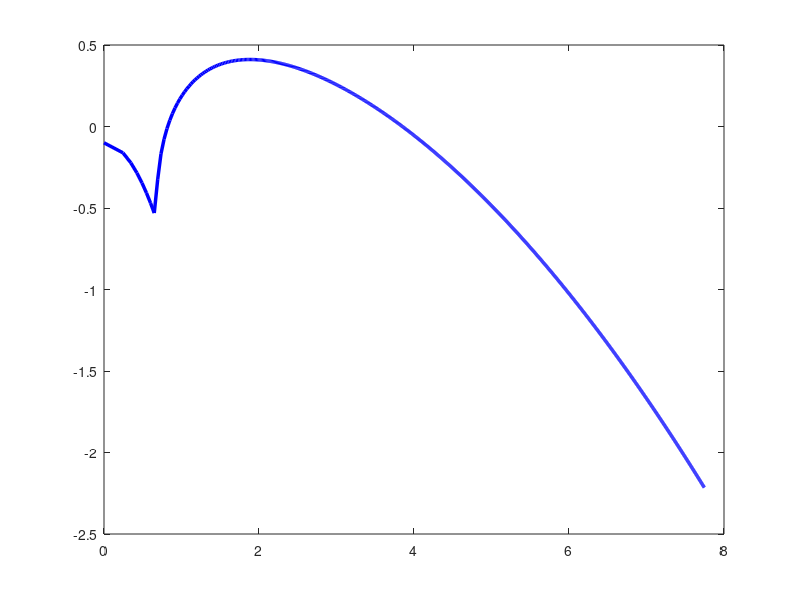

Recreate this plot in MATLAB. (Note: this script raises an error after producing the figure.)
%% ============================================================
%  TURING REACTION-DIFFUSION — FIXED VERSION
%  Schnakenberg Model on a smaller domain with correct scaling
%  so patterns visibly emerge.
%
%  ONLY run Sections 3 and 4 (1D and 2D) if you already have
%  Figures 1 and 4 from the first script.
%% ============================================================

clear; clc; close all;

%% ============================================================
%  PARAMETERS  (rescaled for visible pattern emergence)
%% ============================================================

a  = 0.1;
b  = 0.9;
Du = 0.05;      % FIXED: smaller Du so diffusion length matches domain
Dv = 2.0;       % FIXED: ratio Dv/Du = 40 maintained, but absolute values smaller

u_ss = a + b;
v_ss = b / (a + b)^2;

fprintf('Steady state: u* = %.3f, v* = %.3f\n', u_ss, v_ss);

%% ============================================================
%  SECTION 1: DISPERSION RELATION (re-plot with fixed params)
%% ============================================================

fu =  2*u_ss*v_ss - 1;
fv =  u_ss^2;
gu = -2*u_ss*v_ss;
gv = -u_ss^2;
detJ = fu*gv - fv*gu;

k2 = linspace(0, 60, 1000);
Bk = -(fu + gv) + (Du + Dv)*k2;
Ck = Du*Dv*k2.^2 - (Du*gv + Dv*fu)*k2 + detJ;
disc = Bk.^2 - 4*Ck;
sigma = 0.5*(-Bk + sqrt(abs(disc)));
sigma(disc < 0) = real(0.5*(-Bk(disc<0) + sqrt(complex(disc(disc<0)))));
sigma = real(sigma);

figure('Name','Dispersion Relation (Fixed)','Color','white','Position',[50 500 650 380]);
plot(sqrt(k2), sigma, 'b-', 'LineWidth', 2.5); hold on;
yline(0,'k--','LineWidth',1.5);
unstable = sigma > 0;
if any(unstable)
    k_vals = sqrt(k2(unstable));
    patch([k_vals(1) k_vals(end) k_vals(end) k_vals(1)], ...
          [min(sigma) min(sigma) max(sigma(unstable)) max(sigma(unstable))], ...
          [0.8 0.9 1.0], 'FaceAlpha',0.35,'EdgeColor','none');
    text(mean(k_vals), max(sigma(unstable))*0.6, 'Unstable modes', ...
         'HorizontalAlignment','center','FontSize',12,'Color',[0 0 0.7]);
end
xlabel('Wavenumber k','FontSize',13);
ylabel('Growth rate \sigma(k)','FontSize',13);
title('Dispersion Relation','FontSize',14,'FontWeight','bold');
legend('Growth rate \sigma(k)','\sigma = 0 threshold','Location','northeast','FontSize',11);
grid on; box on; set(gca,'FontSize',11);

% Find dominant wavenumber (peak of sigma)
[~, idx_peak] = max(sigma);
k_peak = sqrt(k2(idx_peak));
lambda_pred = 2*pi / k_peak;
fprintf('Dominant wavenumber k* = %.2f  →  predicted wavelength λ* = %.2f\n', k_peak, lambda_pred);

%% ============================================================
%  SECTION 2: 1D SIMULATION — FIXED
%% ============================================================

fprintf('\n=== 1D Simulation (fixed) ===\n');

L1D  = 20;          % FIXED: smaller domain (~3-4 wavelengths)
N1D  = 200;
dx   = L1D / N1D;
x    = linspace(0, L1D, N1D);

dt     = 0.001;     % FIXED: smaller dt for stability with larger Dv
Tend   = 80;        % FIXED: run long enough for patterns to saturate
nsteps = round(Tend / dt);
save_every = round(nsteps / 50);  % 50 snapshots total

rng(42);
noise_amp = 0.02;
u1 = u_ss + noise_amp * randn(1, N1D);
v1 = v_ss + noise_amp * randn(1, N1D);

snap_t = [];
snap_u = [];

Lap1 = @(f) (circshift(f,-1) - 2*f + circshift(f,1)) / dx^2;

for n = 1:nsteps
    Ru = a - u1 + u1.^2 .* v1;
    Rv = b - u1.^2 .* v1;
    u1 = u1 + dt*(Du*Lap1(u1) + Ru);
    v1 = v1 + dt*(Dv*Lap1(v1) + Rv);

    if mod(n, save_every) == 0
        snap_t(end+1) = n*dt;
        snap_u(end+1,:) = u1;
    end
    if mod(n, round(nsteps/5)) == 0
        fprintf('  t = %.1f / %.1f\n', n*dt, Tend);
    end
end

figure('Name','1D Turing Patterns (Fixed)','Color','white','Position',[50 50 900 420]);

subplot(1,2,1);
imagesc(x, snap_t, snap_u);
colormap(gca, parula); colorbar;
xlabel('Space x','FontSize',13); ylabel('Time t','FontSize',13);
title('Activator u(x,t) — Space-Time Evolution','FontSize',13,'FontWeight','bold');
set(gca,'YDir','normal','FontSize',11);

subplot(1,2,2);
cols = lines(4);
idx4 = round(linspace(1, length(snap_t), 4));
hold on;
leg_str = {};
for i = 1:4
    plot(x, snap_u(idx4(i),:), 'Color', cols(i,:), 'LineWidth', 2);
    leg_str{i} = sprintf('t = %.1f', snap_t(idx4(i)));
end
xlabel('Space x','FontSize',13); ylabel('Activator u(x)','FontSize',13);
title('Pattern Snapshots at 4 Time Points','FontSize',13,'FontWeight','bold');
legend(leg_str,'Location','best','FontSize',10);
grid on; box on; set(gca,'FontSize',11);

sgtitle('1D Turing Reaction-Diffusion', ...
        'FontSize',14,'FontWeight','bold');

%% ============================================================
%  SECTION 3: 2D SIMULATION — FIXED
%  Spots vs Stripes side by side
%% ============================================================

fprintf('\n=== 2D Simulation (fixed) ===\n');
fprintf('Estimated time: 2-4 minutes total...\n');

L2D  = 20;
N2D  = 100;         % resolution
dx2  = L2D / N2D;
dt2    = 0.001;
% Tend2  = 100;
Tend2  = 200;
nsteps2 = round(Tend2 / dt2);

Lap2D = @(F) (circshift(F,-1,1) + circshift(F,1,1) + ...
              circshift(F,-1,2) + circshift(F,1,2) - 4*F) / dx2^2;

% Two parameter sets giving spots vs stripes
psets(1) = struct('a',0.1,'b',0.9,'label','Spots  (a=0.1, b=0.9)');
psets(2) = struct('a', 0.1, 'b', 1.5, 'label', 'Denser Spots (a=0.1, b=1.5)');
psets(3) = struct('a', 0.1, 'b', 2.2, 'label', 'Labyrinthine (a=0.1, b=2.2)');
results2D = cell(1,3);
noise_amp = 0.02;

fprintf('=== Running Schnakenberg Simulation ===\n');

for p = 1:3
    ap = psets(p).a;
    bp = psets(p).b;
    uss2 = ap + bp;
    vss2 = bp / (ap+bp)^2;

    rng(13);
    u2 = uss2 + noise_amp * randn(N2D, N2D);
    v2 = vss2 + noise_amp * randn(N2D, N2D);

    % --- Time Stepping ---
    for n = 1:nsteps2

        % Kinetics
        Ru2 = ap - u2 + u2.^2.*v2;
        Rv2 = bp - u2.^2.*v2;
        
        % Update
        u2 = u2 + dt2*(Du*Lap2D(u2) + Ru2);
        v2 = v2 + dt2*(Dv*Lap2D(v2) + Rv2);
    end
    results2D{p} = u2;
    fprintf('  Set %d (%s) done.\n', p, psets(p).label);
end

% --- Visualization ---
figure('Name','2D Turing Patterns (Fixed)','Color','white','Position',[50 50 1000 300]);
for p = 1:3
    subplot(1,3,p);
    imagesc(results2D{p});
    colormap(gca, hot);
    colorbar;
    axis square off;
    title(psets(p).label,'FontSize',14,'FontWeight','bold');
end
% sgtitle('2D Turing Patterns — Spots vs. Stripes','FontSize',15,'FontWeight','bold');
sgtitle('2D Turing Patterns — Schnakenberg Model','FontSize',15,'FontWeight','bold');

%% ============================================================
%  SECTION 4: SENSITIVITY — Effect of Dv/Du ratio
%% ============================================================

figure('Name','Sensitivity: Diffusion Ratio','Color','white','Position',[50 50 750 430]);

ratios = [10, 20, 40, 60, 80];   % Dv/Du ratio
cols_s = cool(length(ratios));
k2s = linspace(0, 60, 800);
hold on;
leg_s = {};

for i = 1:length(ratios)
    Dvi = Du * ratios(i);
    Bki = -(fu+gv) + (Du+Dvi)*k2s;
    Cki = Du*Dvi*k2s.^2 - (Du*gv+Dvi*fu)*k2s + detJ;
    di  = Bki.^2 - 4*Cki;
    si  = real(0.5*(-Bki + sqrt(complex(di))));
    plot(sqrt(k2s), si, 'Color', cols_s(i,:), 'LineWidth', 2);
    leg_s{i} = sprintf('D_v/D_u = %d', ratios(i));
end
yline(0,'k--','LineWidth',1.5);
xlabel('Wavenumber k','FontSize',13);
ylabel('Growth rate \sigma(k)','FontSize',13);
title('Effect of Diffusion Ratio D_v/D_u on Pattern Scale','FontSize',13,'FontWeight','bold');
legend(leg_s,'Location','northeast','FontSize',11);
grid on; box on; set(gca,'FontSize',11);
annotation('textbox',[0.13 0.13 0.4 0.09],'String', ...
    'Higher D_v/D_u  \rightarrow  finer patterns (larger k)', ...
    'FontSize',11,'EdgeColor','none','Color',[0.1 0.1 0.6]);

fprintf('\n=== ALL DONE — 4 figures ready for slides ===\n');
